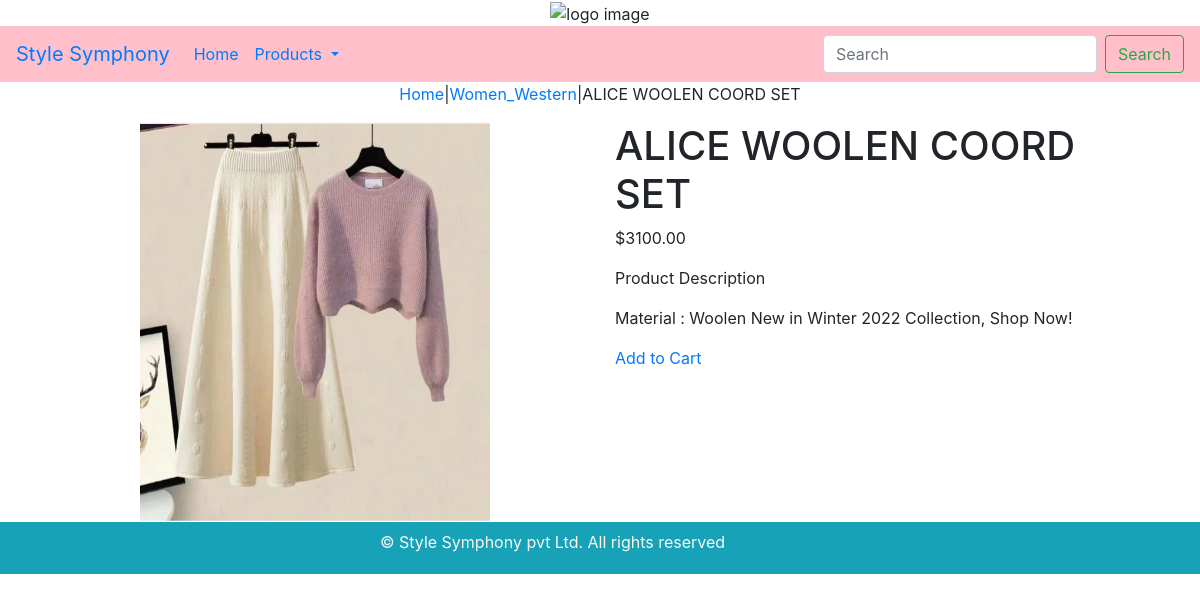
Page /western/coordset/ on the committed database.
### shop/models.py (models this page shows, shortened)
class Product(models.Model):
    name=models.CharField(max_length=250 ,unique=True)
    slug=models.SlugField(max_length=250, unique=True)
    description=models.TextField(blank=True)
    price=models.DecimalField(max_digits=10, decimal_places=2)
    image=models.ImageField(upload_to='Product', blank=True)
    category=models.ForeignKey(Category, on_delete=models.CASCADE)
    stock=models.IntegerField()
    available=models.BooleanField(default=True)
    created_at=models.DateTimeField(auto_now_add=True)
    class Meta:
        ordering=('name',)
        verbose_name='product'
        verbose_name_plural='products'

class  Category(models.Model):
    name = models.CharField(max_length=250, unique=True)
    slug = models.SlugField(max_length=250, unique=True)
    description = models.TextField(blank=True)
    image = models.ImageField(upload_to='category', blank=True)
    class Meta:
        ordering =('name',)
        verbose_name='category'
        verbose_name_plural='categories'
    def get_url(self):
        return reverse('product_by_category', args=[self.slug])
    def __str__(self):
        return '{}'.format(self.name)

### shop/views.py (the view)
# urls.py: path('<slug:slug_c>/<slug_p>/' ,views.prod_det, name='product_catdetail'),
def prod_det(request, slug_c, slug_p):
    try:
        product=Product.objects.get(category__slug=slug_c, slug=slug_p)
    except Exception as e:
        raise e
    return render(request, 'product.html', {'product':product})

### shop/context_processors.py (called while the page is built)
def my_links(request):
    links=Category.objects.all()
    return dict(links=links)

### templates/product.html (shortened to what this page needs)
{% extends 'base.html' %}
{% load static %}
{%block content %}
<div class="row">
    <div class="mx-auto">
        <p><a href="{%url 'allproducts' %}">Home</a>|<a href="{{product.category.get_url}}">{{product.category}}</a>|{{product.name}}</p>
    </div>
</div>
<div class="container">
    <div class="row">
        <div class="col-12 col-sm-12 col-md-12 col-lg-6 text-center">
            <div style="min-min-width-18rem">
                <img src="{{product.image.url}}" alt="{{product.name}}" style="height:400px;width:350px">
            </div>
        </div>
        <div class="col-sm-12 col-md-12 col-lg-6">
          <div>
              <h1>{{product.name}}</h1>
              <p>${{product.price}}</p>
              <p>Product Description</p>
              <p class="text-justify">{{product.description}}</p>
              {% if product.stock <= 0 %}
                <p class="text-justify"><b>out of stock</b></p>
              {% else %}
                <a href="{% url 'add_to_cart' product_id=product.id %}">Add to Cart</a>
              {% endif %}
              <br>
              <br>
          </div>
        </div>
    </div>
</div>
{% endblock %}

### rows in the picture
Product: category "Women_Western", name "ALICE WOOLEN COORD SET", image (picture), price "3100.00", description "Material : Woolen New in Winter 2022 Collection, Shop Now!"
